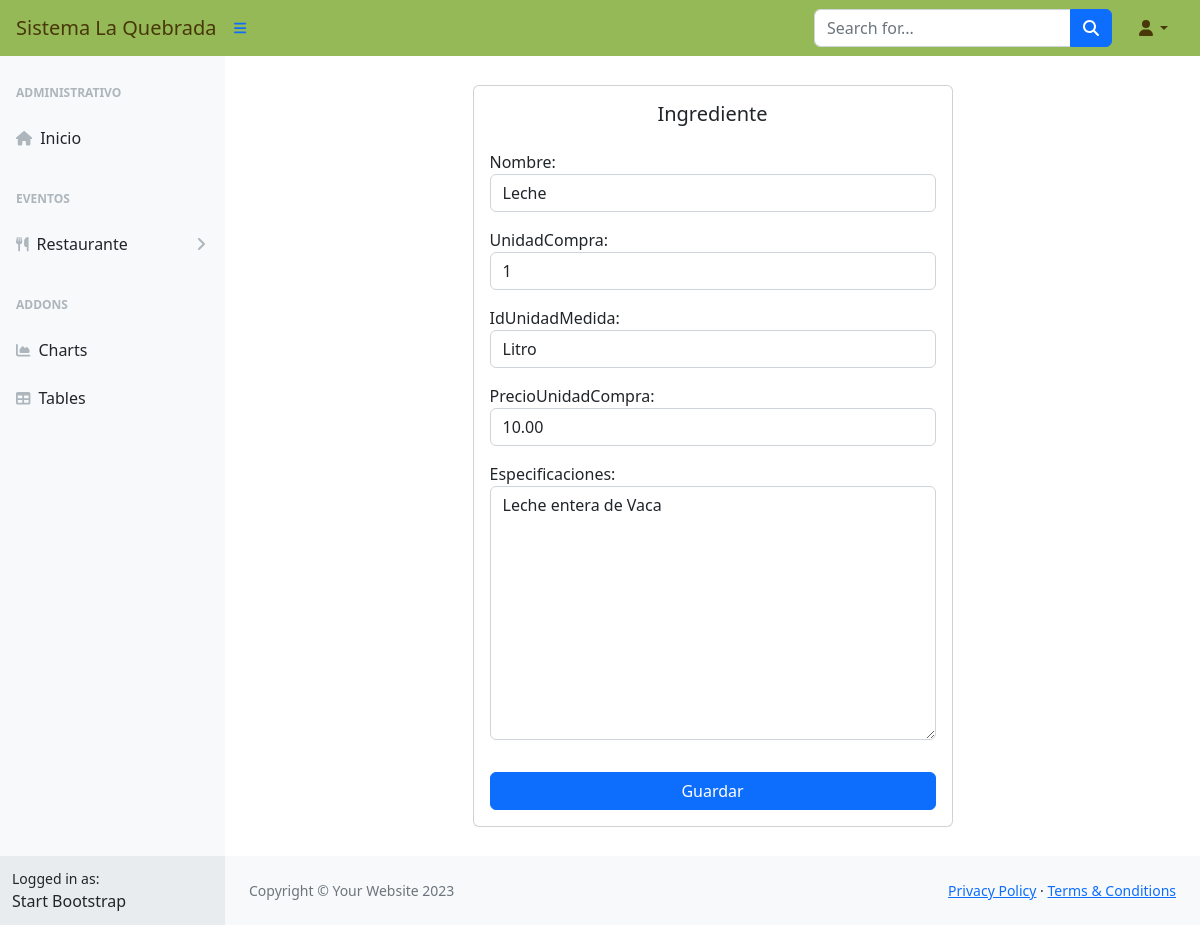
/gper/ingrediente/1/edit/, run on an earlier commit of the app's database.
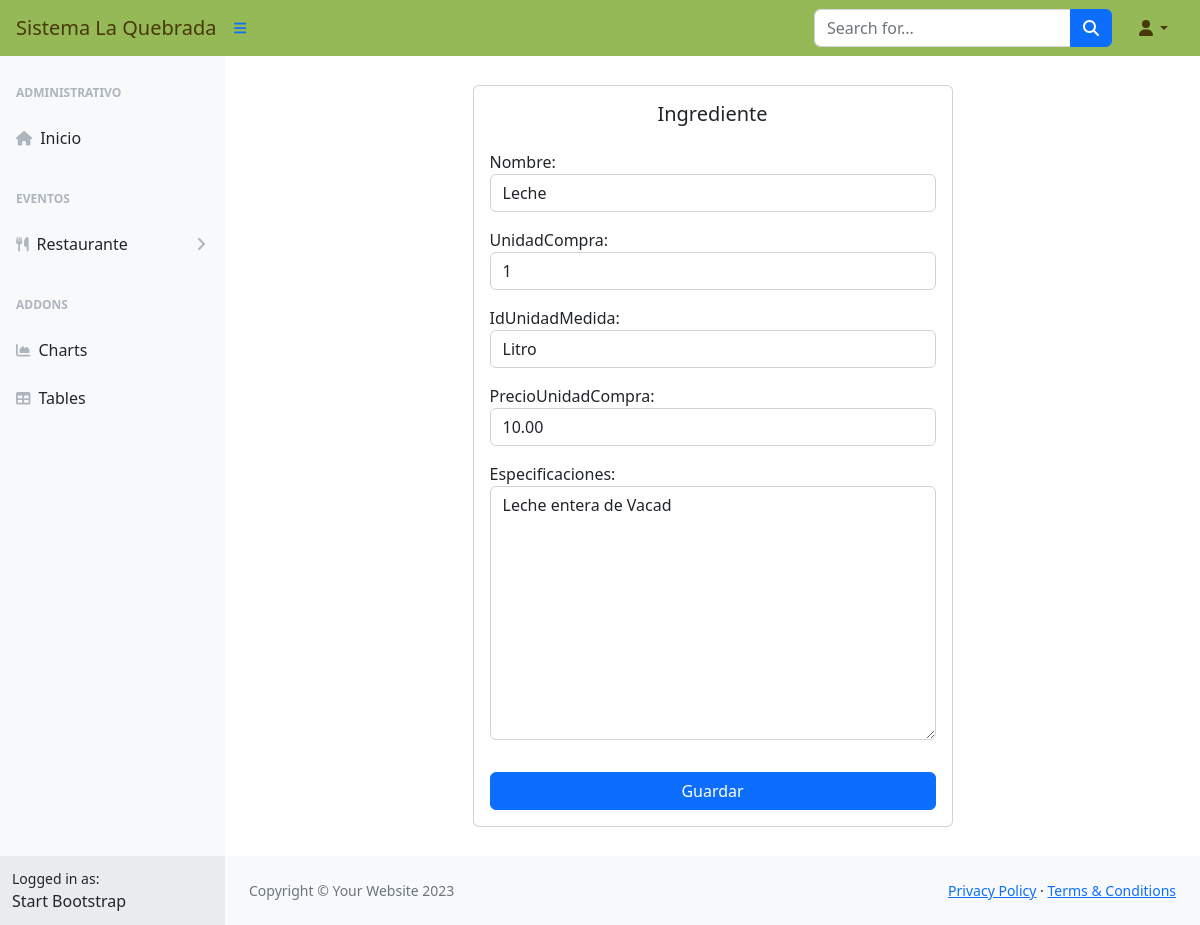
And on a later commit of the database.
### gper/models.py (models this page shows, shortened)
class Ingrediente(models.Model):
    idIngrediente = models.AutoField(primary_key=True)
    nombre = models.CharField(max_length=255)
    unidadCompra = models.IntegerField()
    idUnidadMedida = models.ForeignKey(UnidadMedida, on_delete=models.CASCADE)
    precioUnidadCompra = models.DecimalField(max_digits=10, decimal_places=2, blank=False, null=False)
    especificaciones = models.TextField(blank=True, null=True)

### gper/views.py (the view)
# urls.py: path('ingrediente/<int:pk>/edit/', views.IngredienteUpdateView.as_view(), name= "IngredienteEdit"),
class IngredienteUpdateView(UpdateView):
    model = Ingrediente
    form_class = IngredienteForm
    template_name = 'Ingredientes/IngredienteForm.html'
    success_url = reverse_lazy("IngredienteList")

### gper/forms.py
class IngredienteForm(forms.ModelForm):
    class Meta:
        model = Ingrediente
        fields = ("nombre", "unidadCompra", "idUnidadMedida", "precioUnidadCompra", "especificaciones",)
    def __init__(self, *args, **kwargs):
        super(IngredienteForm, self).__init__(*args, **kwargs)
        for field in self.fields.values():
            field.widget.attrs.update({'class': 'form-control'})

### gper/models.py (called while the page is built)
    def __str__(self):
        return self.unidad

### gper/templates/Ingredientes/IngredienteForm.html (shortened to what this page needs)
{% extends 'base_generic.html' %}
{% block content %}
<div class="d-flex justify-content-center align-items-center vh-100">
    <div class="card" style="width: 30rem;">
        <div class="card-body">
            <h5 class="card-title text-center mb-4">Ingrediente</h5>
            <form method="post">
                {{ form.as_p }}
                <button type="submit" class="btn btn-primary w-100 mt-3">Guardar</button>
            </form>
        </div>
    </div>
</div>
{% endblock %}

What changed in the data, as far as the page shows it:
changed Ingrediente "Leche": especificaciones "Leche entera de Vaca" → "Leche entera de Vacad"
